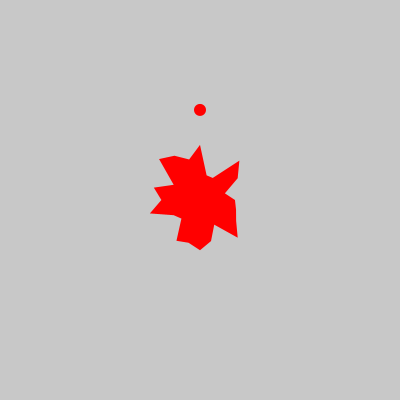
Frame 1 (no input)
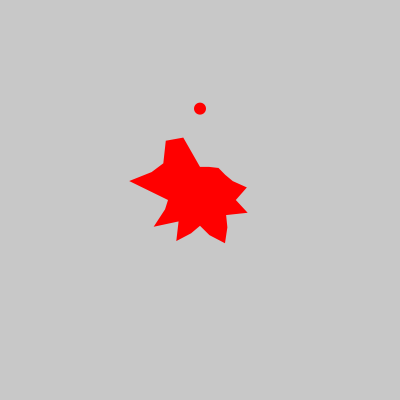
Frame 2 (the mouse pressed at the canvas centre, redrawn once)

The Processing sketch that drew these frames (run headless with seeded random() and noise(); the mouse was pressed at the canvas centre and the sketch redrawn once):

// Processing sketch: sketch_variacion
// ── sketch_variacion.pde
// sketch_variacion
// Genera 24 imagenes: 4 figuras x 6 estados.
// Estados: 0 original, 1 rotacion, 2 reflexion, 3 escala (similitud),
//          4 afin, 5 proyectiva.
// Lienzo 400x400, fondo 200, figura roja sin contorno.
// El punto rojo de referencia (arriba de la figura) se transforma con ella
// y hace visibles la rotacion y la reflexion en figuras simetricas.

String[] figuras = {"circulo", "cuadrado", "triangulo", "garabato"};
String[] estados = {"original", "rotacion", "reflexion", "escala", "afin", "proyectiva"};

void setup() {
  size(400, 400);
  noLoop();
  randomSeed(1);          // reproducible
}

void draw() {
  for (int f = 0; f < figuras.length; f++) {
    PVector[] base = figura(f);
    for (int e = 0; e < estados.length; e++) {
      background(200);
      noStroke();
      fill(255, 0, 0);

      float[] p = parametros(e);          // parametros generados una sola vez
      beginShape();
      for (PVector v : base) {
        PVector t = aplicar(v.x, v.y, e, p);
        vertex(t.x, t.y);
      }
      endShape(CLOSE);

      // marca de referencia: mismo punto local, transformado igual
      PVector m = aplicar(0, -85, e, p);
      ellipse(m.x, m.y, 12, 12);

      save("variacion_" + figuras[f] + "_" + estados[e] + ".png");
    }
  }
}

// figura elemental, centrada en el origen, dentro de [-60, 60]
PVector[] figura(int f) {
  if (f == 0) {              // circulo
    PVector[] v = new PVector[64];
    for (int i = 0; i < 64; i++) {
      float a = TWO_PI * i / 64;
      v[i] = new PVector(60 * cos(a), 60 * sin(a));
    }
    return v;
  }
  if (f == 1) {              // cuadrado
    return new PVector[] {
      new PVector(-60, -60), new PVector(60, -60),
      new PVector(60, 60),   new PVector(-60, 60)
    };
  }
  if (f == 2) {              // triangulo equilatero
    return new PVector[] {
      new PVector(0, -69), new PVector(-60, 35), new PVector(60, 35)
    };
  }
  // garabato: poligono irregular, sin ley
  PVector[] v = new PVector[24];
  for (int i = 0; i < 24; i++) {
    float a = TWO_PI * i / 24;
    float r = random(25, 60);
    v[i] = new PVector(r * cos(a), r * sin(a));
  }
  return v;
}

// parametros del estado e (generados una sola vez por imagen)
float[] parametros(int e) {
  if (e == 1) return new float[]{ random(TWO_PI) };                                  // angulo
  if (e == 2) return new float[]{ random(PI) };                                      // eje
  if (e == 3) return new float[]{ random(0.6, 1.8) };                                // escala
  if (e == 4) return new float[]{ random(0.5, 1.6), random(0.5, 1.6), random(-0.5, 0.5) }; // sx, sy, cizalla
  if (e == 5) return new float[]{ random(-0.003, 0.003), random(-0.003, 0.003) };    // perspectiva g, h
  return new float[]{};
}

// aplica el estado e con los parametros p al punto (x, y), centrado en (200, 200)
PVector aplicar(float x, float y, int e, float[] p) {
  float x2 = x, y2 = y;
  if (e == 1) {                        // rotacion
    float a = p[0];
    x2 = x * cos(a) - y * sin(a);
    y2 = x * sin(a) + y * cos(a);
  } else if (e == 2) {                 // reflexion sobre un eje al azar
    float a = p[0];
    x2 = x * cos(2 * a) + y * sin(2 * a);
    y2 = x * sin(2 * a) - y * cos(2 * a);
  } else if (e == 3) {                 // escala uniforme (similitud)
    float s = p[0];
    x2 = x * s; y2 = y * s;
  } else if (e == 4) {                 // afin: estirar + cizallar
    float sx = p[0], sy = p[1], sh = p[2];
    x2 = sx * x + sh * y;
    y2 = sy * y;
  } else if (e == 5) {                 // proyectiva: perspectiva suave
    float g = p[0], h = p[1];
    float w = 1 + g * x + h * y;
    x2 = x / w; y2 = y / w;
  }
  return new PVector(x2 + 200, y2 + 200);
}
